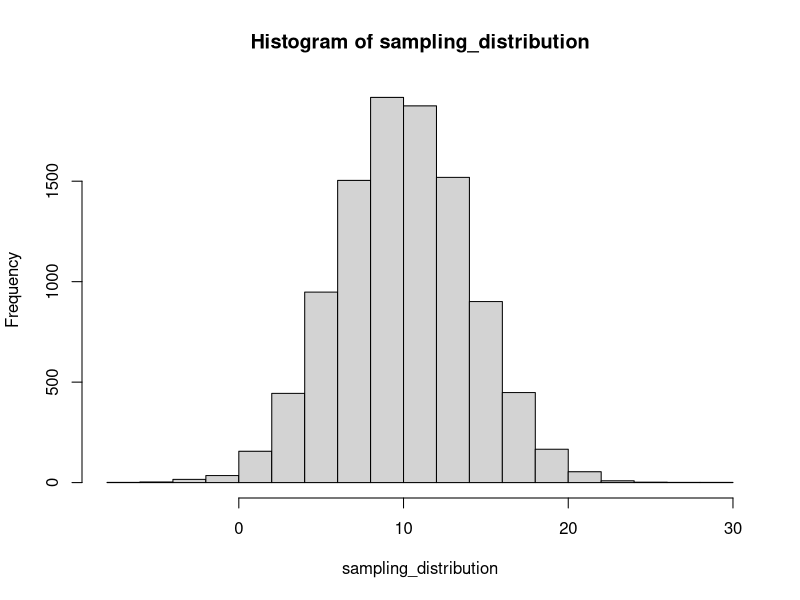
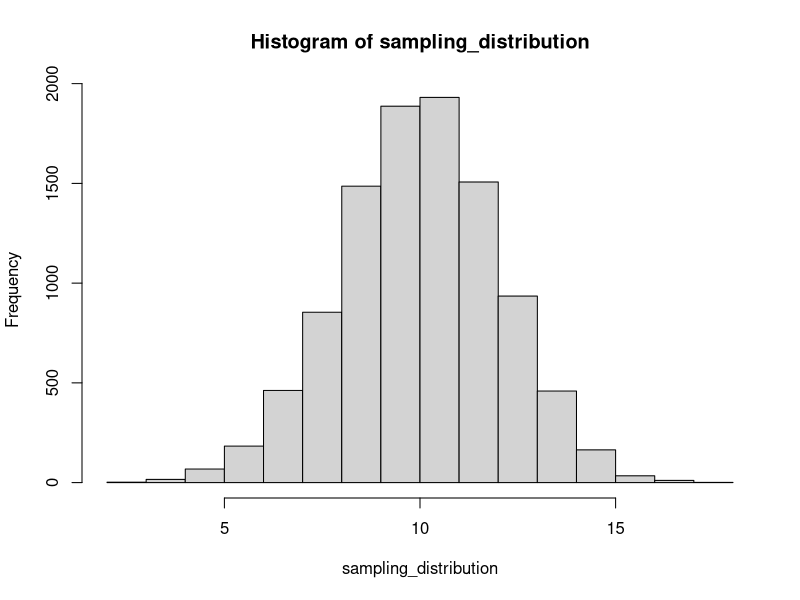
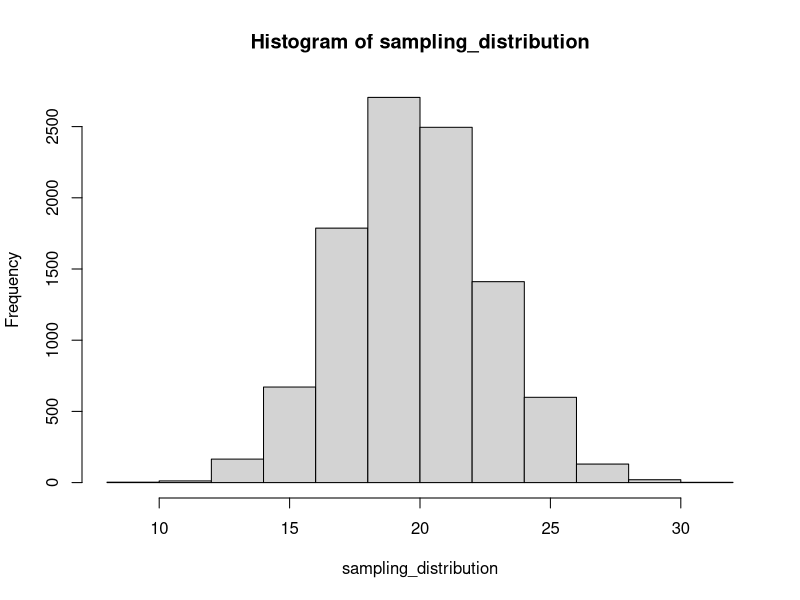

R code for these plots, in order:
## ---- chunk 1
knitr::opts_chunk$set(echo = TRUE, message = FALSE)
## ---- chunk 2
pnorm(2.5, mean = 0, sd =1, lower.tail=FALSE)

my_sample <- rnorm(1000000, mean =0, sd =1)

selection <- my_sample[my_sample > 2.5]
length(selection)/1000000
## ---- chunk 3
pnorm(q=130, mean =100, sd = 10, lower.tail = FALSE)
10000*pnorm(q=130, mean =100, sd = 10, lower.tail = FALSE)

# a simulation

some_observations <- rnorm(10000,mean=100, sd =10)
length(some_observations[some_observations > 130])/10000

## ---- chunk 4
sampling_distribution <- replicate(10000, mean(rnorm(25, mean = 10,sd = 20)) )
hist(sampling_distribution)    

length(sampling_distribution[sampling_distribution >= 12])/10000
                                   
## ---- chunk 5
sampling_distribution <- replicate(10000, mean(rnorm(100, mean = 10,sd = 20)) )
hist(sampling_distribution)    

length(sampling_distribution[sampling_distribution >= 12])/10000
## ---- chunk 6
sampling_distribution <- replicate(10000, sd(rnorm(25, mean = 10,sd = 20)) )
hist(sampling_distribution)    

length(sampling_distribution[sampling_distribution <= 15])/10000
